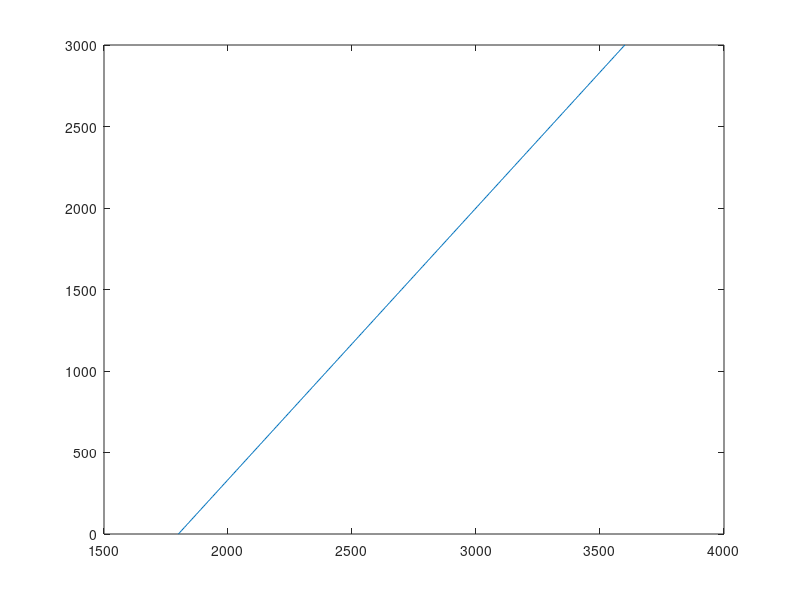

Source code (MATLAB): (Note: this script raises an error after producing the figure.)
z=0:10:3000;
v0=1800;c=.6;
v=v0+c*z;
plot(v,z);flipy;xlabel('velocity(m/s)');ylabel('depth(m)')
bigfont(gca,1.8,1)
